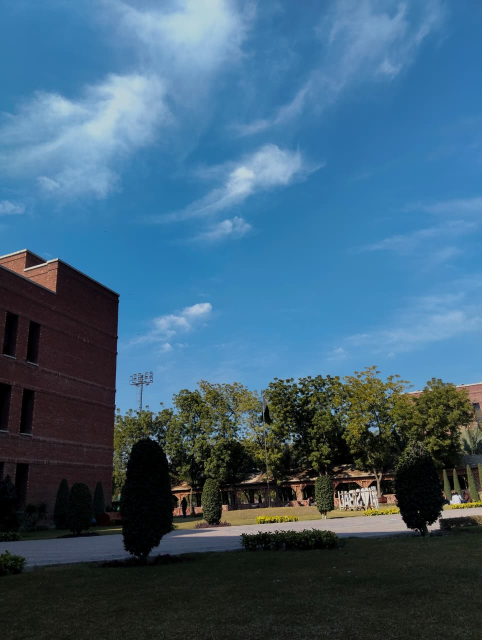
#> input picture WhatsApp Image 2026-02-01 at 11.42.52 PM.jpeg, 963 x 1280 px (shown at 1/2 size)
$ python CMYK.py
#> lines starting #> are read from the running program, lines starting #| are printed output that depends on the picture
import cv2
import numpy as np

# 1. Load and normalize image to 0-1 range
img = cv2.imread('WhatsApp Image 2026-02-01 at 11.42.52 PM.jpeg').astype(float) / 255.0
size = (500, 500)
img = cv2.resize(img, size)
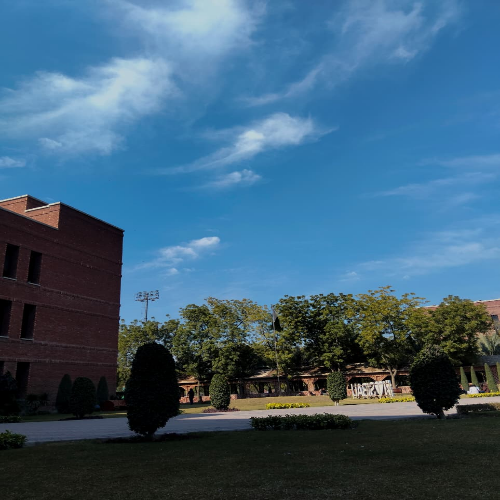
#> img: shape (500, 500, 3) float64; mean B, G, R 0.47, 0.376, 0.244
b, g, r = cv2.split(img)
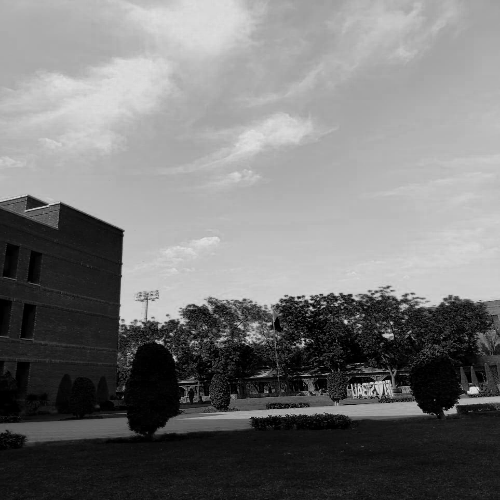
#> b: shape (500, 500) float64; min 0, max 0.894, mean 0.47
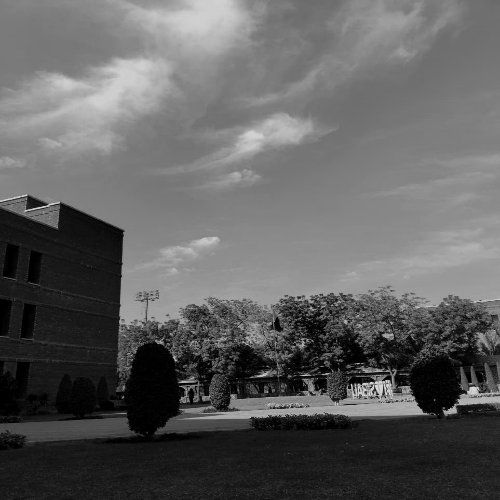
#> g: shape (500, 500) float64; min 0, max 0.894, mean 0.376
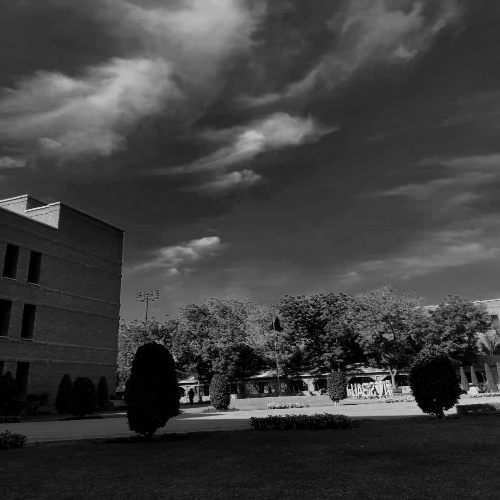
#> r: shape (500, 500) float64; min 0, max 0.932, mean 0.244

# 2. Calculate the 'Black' (K) channel
# Black is 1 minus the maximum of R, G, or B
k = 1 - np.max(img, axis=2)

# 3. Calculate C, M, Y channels
# We add a tiny value (1e-10) to avoid "division by zero" errors
c = (1 - r - k) / (1 - k + 1e-10)
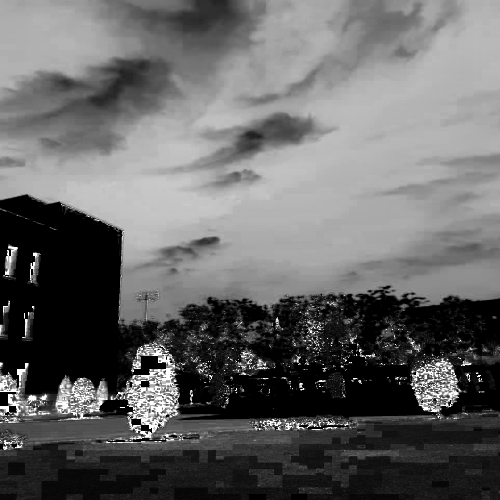
#> c: shape (500, 500) float64; min 0, max 1, mean 0.399
m = (1 - g - k) / (1 - k + 1e-10)
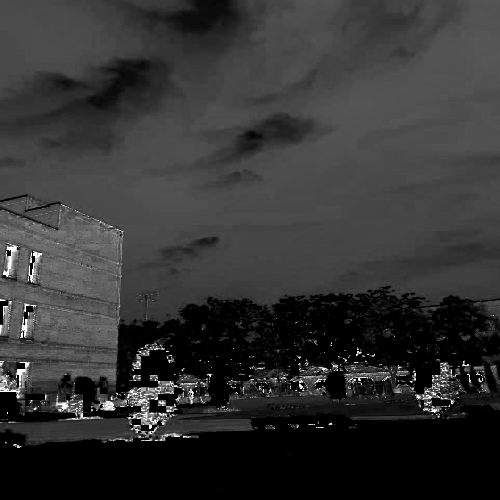
#> m: shape (500, 500) float64; min 0, max 1, mean 0.201
y = (1 - b - k) / (1 - k + 1e-10)
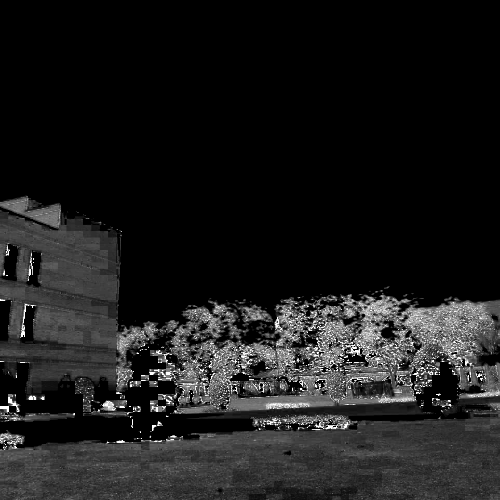
#> y: shape (500, 500) float64; min 0, max 1, mean 0.111

# 4. Convert back to 0-255 scale for visualization
c = (c * 255).astype(np.uint8)
m = (m * 255).astype(np.uint8)
y = (y * 255).astype(np.uint8)
k = (k * 255).astype(np.uint8)

# Results
cv2.imshow("Cyan", c)
cv2.imshow("Magenta", m)
cv2.imshow("Yellow", y)
cv2.imshow("Black (Key)", k)
cv2.waitKey(0)

$ run again, with 2.jpeg copied over WhatsApp Image 2026-02-01 at 11.42.52 PM.jpeg
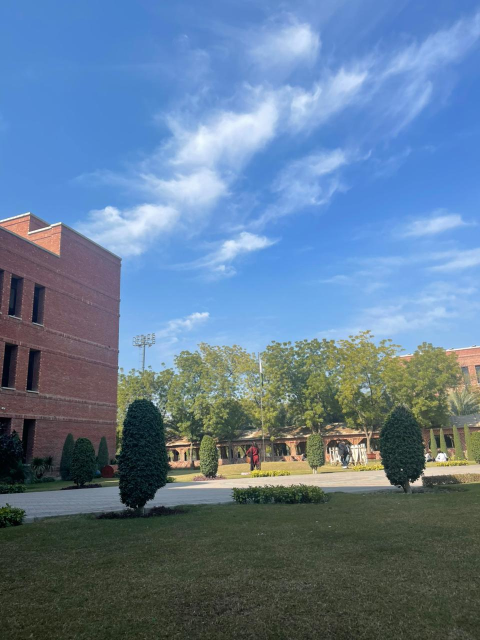
#> input picture 2.jpeg, 960 x 1280 px (shown at 1/2 size)
#> `m = (1 - g - k) / (1 - k + 1e-10)`:
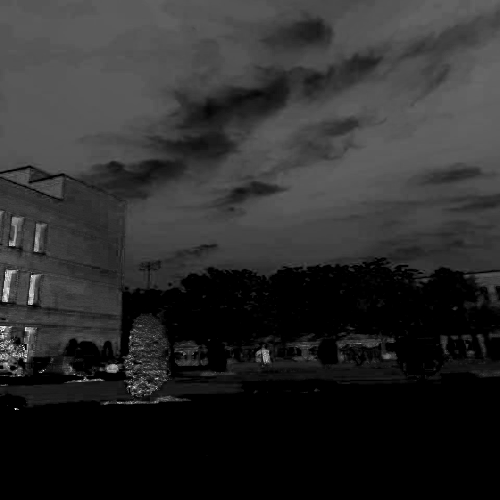
#> m: shape (500, 500) float64; min 0, max 1, mean 0.172
#> `y = (1 - b - k) / (1 - k + 1e-10)`:
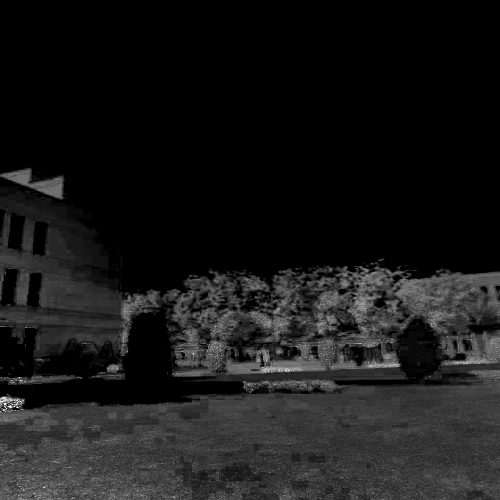
#> y: shape (500, 500) float64; min 0, max 1, mean 0.0977
